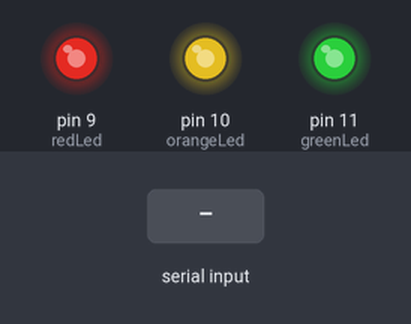
A sketch run on a simulated Arduino Leonardo, built with avr-gcc and run on an emulated ATmega32U4. On the bench: output pins drawn as LEDs (lit = HIGH). The inputs (shaded band) are chosen by the test bench. What the sketch prints to the serial monitor is not drawn.

Above: at 1.2 s.
1.3 s: byte 30 received over Serial
At 2.56 s:
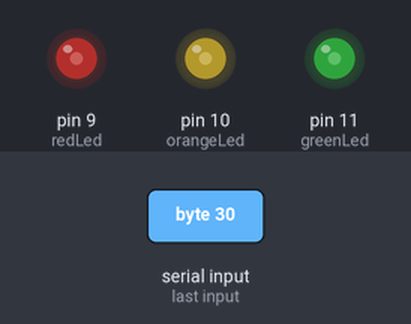
4.3 s: byte 90 received over Serial
At 4.66 s:
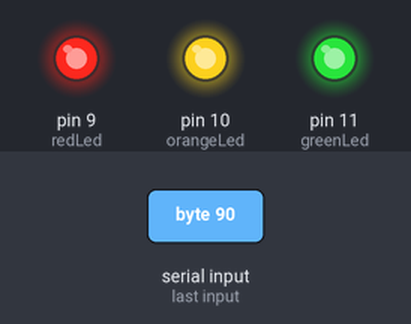
7.3 s: byte 120 received over Serial
At 9.24 s:
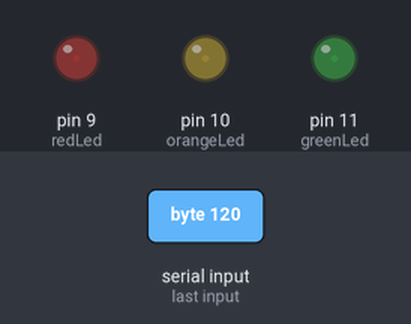
Timing chart, 0 to 16.3 s (numbered marks = the images above; inputs shaded):
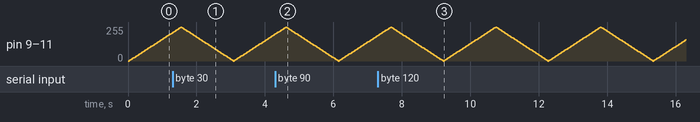

The sketch:

BasicNotifier.ino
```cpp
/*
Physical notifier


*/


int redLed = 9;
int orangeLed = 10;
int greenLed = 11;
int brightness = 0;    // how bright the LED is
int fadeAmount = 5;    // how many points to fade the LED by

void setup()
{
  // Start serial port at 9600 bps and wait for port to open:
  Serial.begin(9600);
  while (!Serial) {
    ; // wait for serial port to connect. Needed for Leonardo only
  }

  // Setup LEDs
  pinMode(greenLed, OUTPUT);
  pinMode(orangeLed, OUTPUT);
  pinMode(redLed, OUTPUT);
}

void loop()
{

  // SERIAL STUFF
  char inByte;
  if (Serial.available() > 0)
  {
    inByte = Serial.read();
    Serial.print(inByte);
  } else {
    // Serial.println("No serial data available.");
  }


  // LED STUFF
  analogWrite(greenLed, brightness);
  analogWrite(orangeLed, brightness);
  analogWrite(redLed, brightness);

  // change the brightness for next time through the loop:
  brightness = brightness + fadeAmount;

  // reverse the direction of the fading at the ends of the fade:
  if (brightness == 0 || brightness == 255) {
    fadeAmount = -fadeAmount ;
  }

    delay(30);


}
```
